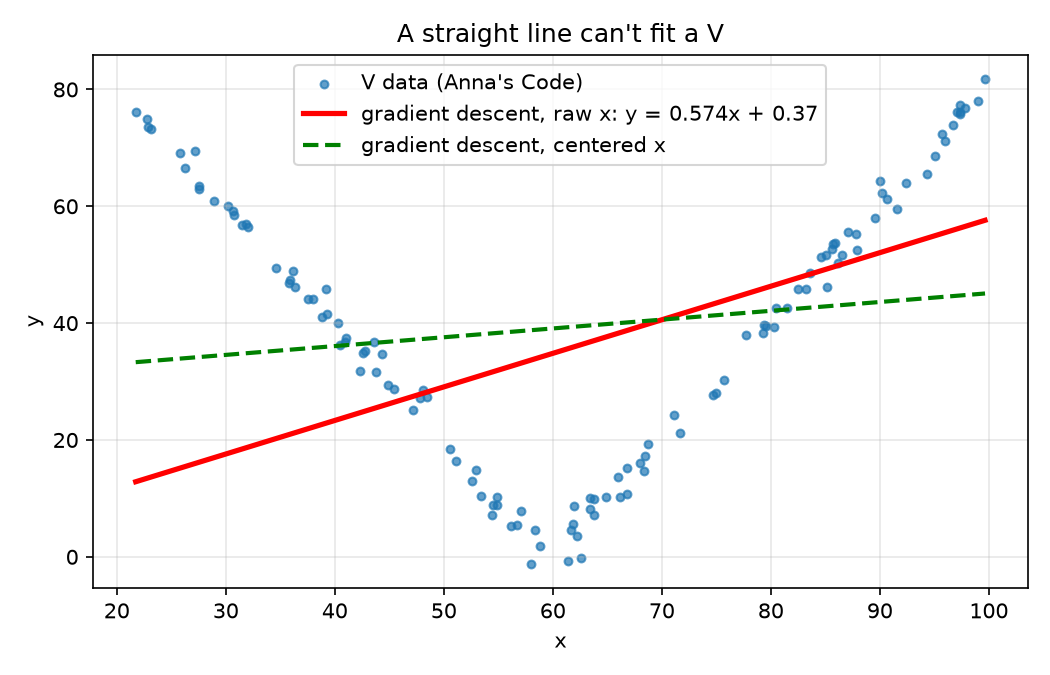

This chart was generated by the following Python code:
"""
Straight-line fit (y = m*x + b) to the V data with gradient descent -
the SAME math as the Excel sheet, just run for many more epochs.

Follows the professor's 6 steps. Like his Python, the "2" in the derivative is
left out (it just gets absorbed into the learning rate).

Run:  ../.venv/bin/python linear_fit.py
Saves: linear_fit.png (data + line) and linear_loss.png (loss vs. epoch)
"""
import numpy as np
import matplotlib.pyplot as plt
from pathlib import Path

HERE = Path(__file__).parent

# 1. Data arrays (columns in the file: time, x, y)
data = np.loadtxt(HERE / "v_data.tsv", delimiter="\t", skiprows=1)
X, Y = data[:, 1], data[:, 2]

# 2. Hyperparameters
learning_rate = 0.0001       # same as the Excel sheet
epochs = 1000

# 3. Initial guess
m, b = 0.0, 0.0

losses = []
for epoch in range(epochs):
    # 4. Forward pass + gradients (same rows as Excel: guess, db, dm)
    guess = m * X + b
    db = guess - Y           # Excel "db" row
    dm = db * X              # Excel "dm" row
    losses.append(np.mean(db ** 2))

    # 5. Step downhill
    m -= learning_rate * np.mean(dm)
    b -= learning_rate * np.mean(db)

    if epoch <= 5:
        print(f"epoch {epoch}:  m = {m:.5f}   b = {b:.5f}   (loss before step {losses[-1]:.1f})")

print(f"\nAfter {epochs} epochs: y = {m:.4f}x + {b:.4f}   loss = {losses[-1]:.1f}")
best_m, best_b = np.polyfit(X, Y, 1)
print(f"Exact best line:      y = {best_m:.4f}x + {best_b:.4f}   loss = {np.mean((best_m*X+best_b-Y)**2):.1f}")
print("b is still far from the best value: with raw x, b learns very slowly (x is ~60, so m dominates).")

# Same thing with centered x (the professor's trick) - converges fast
Xc = X - X.mean()
mc, bc, lc = 0.0, 0.0, []
for epoch in range(epochs):
    err = mc * Xc + bc - Y
    lc.append(np.mean(err ** 2))
    mc -= 0.001 * np.mean(err * Xc)
    bc -= 0.1 * np.mean(err)   # could use one rate; b converges in a few steps once x is centered
print(f"Centered x:           y = {mc:.4f}x + {bc - mc*X.mean():.4f}   loss = {lc[-1]:.1f}")

# Plots
xs = np.linspace(X.min(), X.max(), 2)
plt.figure(figsize=(7, 4.5))
plt.scatter(X, Y, s=14, alpha=0.7, label="V data (Anna's Code)")
plt.plot(xs, m * xs + b, "r-", lw=2.5, label=f"gradient descent, raw x: y = {m:.3f}x + {b:.2f}")
plt.plot(xs, mc * xs + (bc - mc * X.mean()), "g--", lw=2, label="gradient descent, centered x")
plt.xlabel("x"); plt.ylabel("y")
plt.title("A straight line can't fit a V")
plt.legend(); plt.grid(alpha=0.3); plt.tight_layout()
plt.savefig(HERE / "linear_fit.png", dpi=150)

plt.figure(figsize=(7, 4.5))
plt.plot(losses, lw=2, label="raw x (lr = 0.0001)")
plt.plot(lc, lw=2, ls="--", label="centered x")
plt.xlabel("epoch"); plt.ylabel("loss (mean squared error)")
plt.title("Loss vs. epoch: straight-line fit")
plt.legend(); plt.grid(alpha=0.3); plt.tight_layout()
plt.savefig(HERE / "linear_loss.png", dpi=150)
print("\nSaved linear_fit.png and linear_loss.png")
